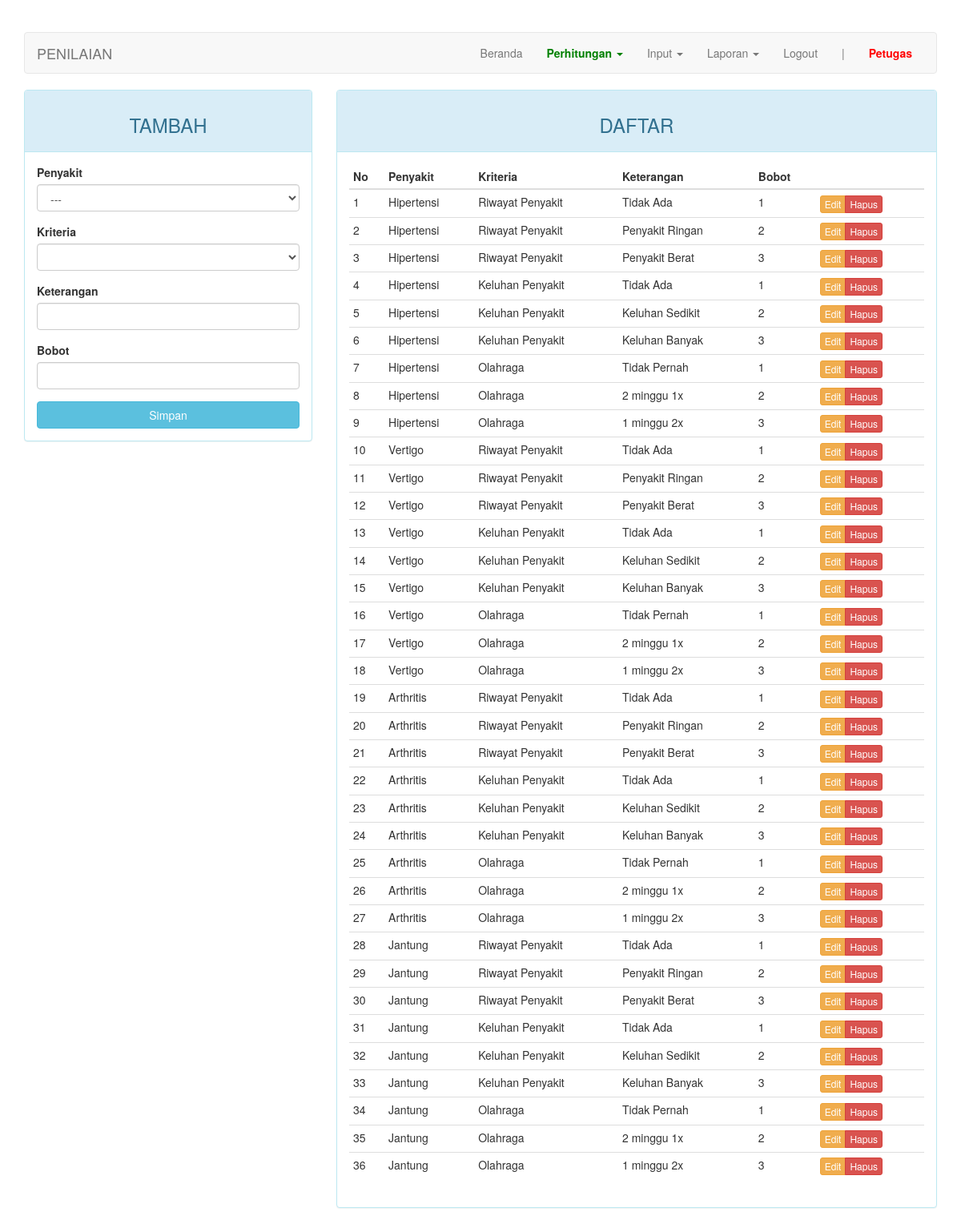
Screenshot of /index.php?page=penilaian (signed in) with the database file from the repository.
### tables this page shows
CREATE TABLE `penilaian` (
  `id_penilaian` int(11) NOT NULL,
  `id_penyakit` int(11) DEFAULT NULL,
  `id_kriteria` int(11) NOT NULL,
  `keterangan` varchar(20) NOT NULL,
  `bobot` tinyint(1) DEFAULT NULL
);

CREATE TABLE `penyakit` (
  `id_penyakit` int(11) NOT NULL,
  `nama` varchar(50) DEFAULT NULL
);

CREATE TABLE `kriteria` (
  `id_kriteria` int(11) NOT NULL,
  `id_penyakit` int(11) NOT NULL,
  `nama` varchar(50) DEFAULT NULL,
  `sifat` enum('min','max') DEFAULT NULL
);

### page/penilaian.php (the view, shortened to what this page needs)
<?php
$update = (isset($_GET['action']) AND $_GET['action'] == 'update') ? true : false;
?>
<div class="row">
	<div class="col-md-4">
	    <div class="panel panel-<?= ($update) ? "warning" : "info" ?>">
	        <div class="panel-heading"><h3 class="text-center"><?= ($update) ? "EDIT" : "TAMBAH" ?></h3></div>
	        <div class="panel-body">
	            <form action="<?=$_SERVER['REQUEST_URI']?>" method="POST">
									<div class="form-group">
	                  <label for="id_penyakit">Penyakit</label>
										<select class="form-control" name="id_penyakit" id="penyakit">
											<option>---</option>
										</select>
									</div>
									<div class="form-group">
	                  <label for="id_kriteria">Kriteria</label>
										<select class="form-control" name="id_kriteria" id="kriteria">
										</select>
									</div>
	                <div class="form-group">
	                    <label for="keterangan">Keterangan</label>
	                    <input type="text" name="keterangan" class="form-control" <?= (!$update) ?: 'value="'.$row["keterangan"].'"' ?>>
	                </div>
	                <div class="form-group">
	                    <label for="bobot">Bobot</label>
	                    <input type="text" name="bobot" class="form-control" <?= (!$update) ?: 'value="'.$row["bobot"].'"' ?>>
	                </div>
	                <button type="submit" class="btn btn-<?= ($update) ? "warning" : "info" ?> btn-block">Simpan</button>
	            </form>
	        </div>
	    </div>
	</div>
	<div class="col-md-8">
	    <div class="panel panel-info">
	        <div class="panel-heading"><h3 class="text-center">DAFTAR</h3></div>
	        <div class="panel-body">
	            <table class="table table-condensed">
	                <thead>
	                    <tr>
	                        <th>No</th>
	                        <th>Penyakit</th>
	                        <th>Kriteria</th>
	                        <th>Keterangan</th>
	                        <th>Bobot</th>
	                        <th></th>
	                    </tr>
	                </thead>
	                <tbody>
	                    <?php $no = 1; ?>
	                    <?php if ($query = $connection->query("SELECT a.id_penilaian, c.nama AS nama_penyakit, b.nama AS nama_kriteria, a.keterangan, a.bobot FROM penilaian a JOIN kriteria b ON a.id_kriteria=b.id_kriteria JOIN penyakit c ON a.id_penyakit=c.id_penyakit")): ?>
	                        <?php while($row = $query->fetch_assoc()): ?>
	                        <tr>
	                            <td><?=$no++?></td>
	                            <td><?=$row['nama_penyakit']?></td>
	                            <td><?=$row['nama_kriteria']?></td>
	                            <td><?=$row['keterangan']?></td>
	                            <td><?=$row['bobot']?></td>
	                            <td>
	                                <div class="btn-group">
	                                    <a href="?page=penilaian&action=update&key=<?=$row['id_penilaian']?>" class="btn btn-warning btn-xs">Edit</a>
	                                    <a href="?page=penilaian&action=delete&key=<?=$row['id_penilaian']?>" class="btn btn-danger btn-xs">Hapus</a>
	                                </div>
	                            </td>
	                        </tr>
	                        <?php endwhile ?>
	                    <?php endif ?>
	                </tbody>
	            </table>
	        </div>
	    </div>
	</div>
</div>

### index.php (style rules this page uses)
body { margin-top: 40px; }

### rows the page displays
penilaian: id_penyakit.nama "Hipertensi", id_kriteria.nama "Riwayat Penyakit", keterangan "Tidak Ada", bobot "1"
penilaian: id_penyakit.nama "Hipertensi", id_kriteria.nama "Riwayat Penyakit", keterangan "Penyakit Ringan", bobot "2"
penilaian: id_penyakit.nama "Hipertensi", id_kriteria.nama "Riwayat Penyakit", keterangan "Penyakit Berat", bobot "3"
penilaian: id_penyakit.nama "Hipertensi", id_kriteria.nama "Keluhan Penyakit", keterangan "Tidak Ada", bobot "1"
penilaian: id_penyakit.nama "Hipertensi", id_kriteria.nama "Keluhan Penyakit", keterangan "Keluhan Sedikit", bobot "2"
penilaian: id_penyakit.nama "Hipertensi", id_kriteria.nama "Keluhan Penyakit", keterangan "Keluhan Banyak", bobot "3"
penilaian: id_penyakit.nama "Hipertensi", id_kriteria.nama "Olahraga", keterangan "Tidak Pernah", bobot "1"
penilaian: id_penyakit.nama "Hipertensi", id_kriteria.nama "Olahraga", keterangan "2 minggu 1x", bobot "2"
penilaian: id_penyakit.nama "Hipertensi", id_kriteria.nama "Olahraga", keterangan "1 minggu 2x", bobot "3"
penilaian: id_penyakit.nama "Vertigo", id_kriteria.nama "Riwayat Penyakit", keterangan "Tidak Ada", bobot "1"
penilaian: id_penyakit.nama "Vertigo", id_kriteria.nama "Riwayat Penyakit", keterangan "Penyakit Ringan", bobot "2"
penilaian: id_penyakit.nama "Vertigo", id_kriteria.nama "Riwayat Penyakit", keterangan "Penyakit Berat", bobot "3"
penilaian: id_penyakit.nama "Vertigo", id_kriteria.nama "Keluhan Penyakit", keterangan "Tidak Ada", bobot "1"
penilaian: id_penyakit.nama "Vertigo", id_kriteria.nama "Keluhan Penyakit", keterangan "Keluhan Sedikit", bobot "2"
penilaian: id_penyakit.nama "Vertigo", id_kriteria.nama "Keluhan Penyakit", keterangan "Keluhan Banyak", bobot "3"
penilaian: id_penyakit.nama "Vertigo", id_kriteria.nama "Olahraga", keterangan "Tidak Pernah", bobot "1"
penilaian: id_penyakit.nama "Vertigo", id_kriteria.nama "Olahraga", keterangan "2 minggu 1x", bobot "2"
penilaian: id_penyakit.nama "Vertigo", id_kriteria.nama "Olahraga", keterangan "1 minggu 2x", bobot "3"
penilaian: id_penyakit.nama "Arthritis", id_kriteria.nama "Riwayat Penyakit", keterangan "Tidak Ada", bobot "1"
penilaian: id_penyakit.nama "Arthritis", id_kriteria.nama "Riwayat Penyakit", keterangan "Penyakit Ringan", bobot "2"
penilaian: id_penyakit.nama "Arthritis", id_kriteria.nama "Riwayat Penyakit", keterangan "Penyakit Berat", bobot "3"
penilaian: id_penyakit.nama "Arthritis", id_kriteria.nama "Keluhan Penyakit", keterangan "Tidak Ada", bobot "1"
penilaian: id_penyakit.nama "Arthritis", id_kriteria.nama "Keluhan Penyakit", keterangan "Keluhan Sedikit", bobot "2"
penilaian: id_penyakit.nama "Arthritis", id_kriteria.nama "Keluhan Penyakit", keterangan "Keluhan Banyak", bobot "3"
penilaian: id_penyakit.nama "Arthritis", id_kriteria.nama "Olahraga", keterangan "Tidak Pernah", bobot "1"
penilaian: id_penyakit.nama "Arthritis", id_kriteria.nama "Olahraga", keterangan "2 minggu 1x", bobot "2"
penilaian: id_penyakit.nama "Arthritis", id_kriteria.nama "Olahraga", keterangan "1 minggu 2x", bobot "3"
penilaian: id_penyakit.nama "Jantung", id_kriteria.nama "Riwayat Penyakit", keterangan "Tidak Ada", bobot "1"
penilaian: id_penyakit.nama "Jantung", id_kriteria.nama "Riwayat Penyakit", keterangan "Penyakit Ringan", bobot "2"
penilaian: id_penyakit.nama "Jantung", id_kriteria.nama "Riwayat Penyakit", keterangan "Penyakit Berat", bobot "3"
penilaian: id_penyakit.nama "Jantung", id_kriteria.nama "Keluhan Penyakit", keterangan "Tidak Ada", bobot "1"
penilaian: id_penyakit.nama "Jantung", id_kriteria.nama "Keluhan Penyakit", keterangan "Keluhan Sedikit", bobot "2"
penilaian: id_penyakit.nama "Jantung", id_kriteria.nama "Keluhan Penyakit", keterangan "Keluhan Banyak", bobot "3"
penilaian: id_penyakit.nama "Jantung", id_kriteria.nama "Olahraga", keterangan "Tidak Pernah", bobot "1"
penilaian: id_penyakit.nama "Jantung", id_kriteria.nama "Olahraga", keterangan "2 minggu 1x", bobot "2"
penilaian: id_penyakit.nama "Jantung", id_kriteria.nama "Olahraga", keterangan "1 minggu 2x", bobot "3"

### other values shown
$str "PENILAIAN"
$_SESSION["username"] "Petugas"
